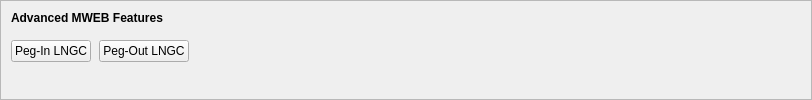
    <widget class="QFrame" name="frameMWEBFeatures">
     <property name="sizePolicy">
      <sizepolicy hsizetype="Expanding" vsizetype="Expanding">
       <horstretch>0</horstretch>
       <verstretch>0</verstretch>
      </sizepolicy>
     </property>
     <property name="maximumSize">
      <size>
       <width>16777215</width>
       <height>16777215</height>
      </size>
     </property>
     <property name="frameShape">
      <enum>QFrame::StyledPanel</enum>
     </property>
     <property name="frameShadow">
      <enum>QFrame::Sunken</enum>
     </property>
     <layout class="QVBoxLayout" name="verticalLayoutMWEBFeatures2">
      <property name="spacing">
       <number>0</number>
      </property>
      <property name="leftMargin">
       <number>0</number>
      </property>
      <property name="topMargin">
       <number>0</number>
      </property>
      <property name="rightMargin">
       <number>0</number>
      </property>
      <property name="bottomMargin">
       <number>6</number>
      </property>
      <item>
       <layout class="QVBoxLayout" name="verticalLayoutMWEBFeatures" stretch="0,0,1">
        <property name="spacing">
         <number>0</number>
        </property>
        <property name="leftMargin">
         <number>10</number>
        </property>
        <property name="topMargin">
         <number>10</number>
        </property>
        <item>
         <layout class="QHBoxLayout" name="horizontalLayoutMWEBFeatures1">
          <property name="bottomMargin">
           <number>15</number>
          </property>
          <item>
           <widget class="QLabel" name="labelMWEBFeatures">
            <property name="sizePolicy">
             <sizepolicy hsizetype="Preferred" vsizetype="Maximum">
              <horstretch>0</horstretch>
              <verstretch>0</verstretch>
             </sizepolicy>
            </property>
            <property name="font">
             <font>
              <weight>75</weight>
              <bold>true</bold>
             </font>
            </property>
            <property name="styleSheet">
             <string notr="true">font-weight:bold;</string>
            </property>
            <property name="text">
             <string>Advanced MWEB Features</string>
            </property>
           </widget>
          </item>
         </layout>
        </item>
        <item>
         <layout class="QHBoxLayout" name="horizontalLayoutMWEBFeatures2" stretch="0,0,0">
          <property name="spacing">
           <number>8</number>
          </property>
          <property name="bottomMargin">
           <number>10</number>
          </property>
          <item>
           <widget class="QPushButton" name="pushButtonMWEBPegIn">
            <property name="styleSheet">
             <string notr="true"/>
            </property>
            <property name="text">
             <string>Peg-In LNGC</string>
            </property>
            <property name="checkable">
             <bool>true</bool>
            </property>
            <property name="autoDefault">
             <bool>false</bool>
            </property>
           </widget>
          </item>
          <item>
           <widget class="QPushButton" name="pushButtonMWEBPegOut">
            <property name="styleSheet">
             <string notr="true"/>
            </property>
            <property name="text">
             <string>Peg-Out LNGC</string>
            </property>
            <property name="checkable">
             <bool>true</bool>
            </property>
            <property name="autoDefault">
             <bool>false</bool>
            </property>
           </widget>
          </item>
          <item>
           <spacer name="horizontalSpacerMWEBFeatures">
            <property name="orientation">
             <enum>Qt::Horizontal</enum>
            </property>
            <property name="sizeHint" stdset="0">
             <size>
              <width>40</width>
              <height>1</height>
             </size>
            </property>
           </spacer>
          </item>
         </layout>
        </item>
        <item>
         <spacer name="verticalSpacerMWEBFeatures">
          <property name="orientation">
           <enum>Qt::Vertical</enum>
          </property>
          <property name="sizeHint" stdset="0">
           <size>
            <width>800</width>
            <height>1</height>
           </size>
          </property>
         </spacer>
        </item>
       </layout>
      </item>
     </layout>
    </widget>
